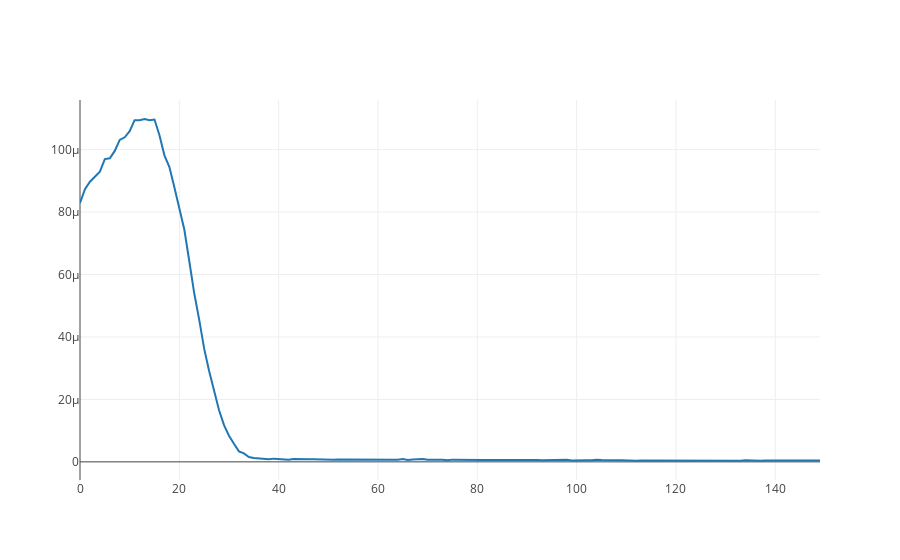

Here is the notebook cell this chart was saved with:
### Code cell
print(pix.shape)
pdd=pix[49,:, 49]
x=np.arange(0,len(pdd))
print(pdd.shape)
pdd=np.flipud(pdd)
trace=go.Scatter(
        x=x,
        y=pdd,
        mode='line',
        name='PDD'
)
data=[trace]
fig=go.Figure(data=data)
py.iplot(fig)

### Figure 1 — Plotly figure (JSON) as saved in the notebook; plotly's stock layout.template omitted (floating-point values rounded to 4 significant figures; data arrays with more than 128 entries replaced by an {"elided": "..."} marker saying what was removed)
{"data": [{"mode": "line", "name": "PDD", "type": "scatter", "x": {"elided": "150 int values"}, "y": {"elided": "150 float values"}}], "layout": {}}
